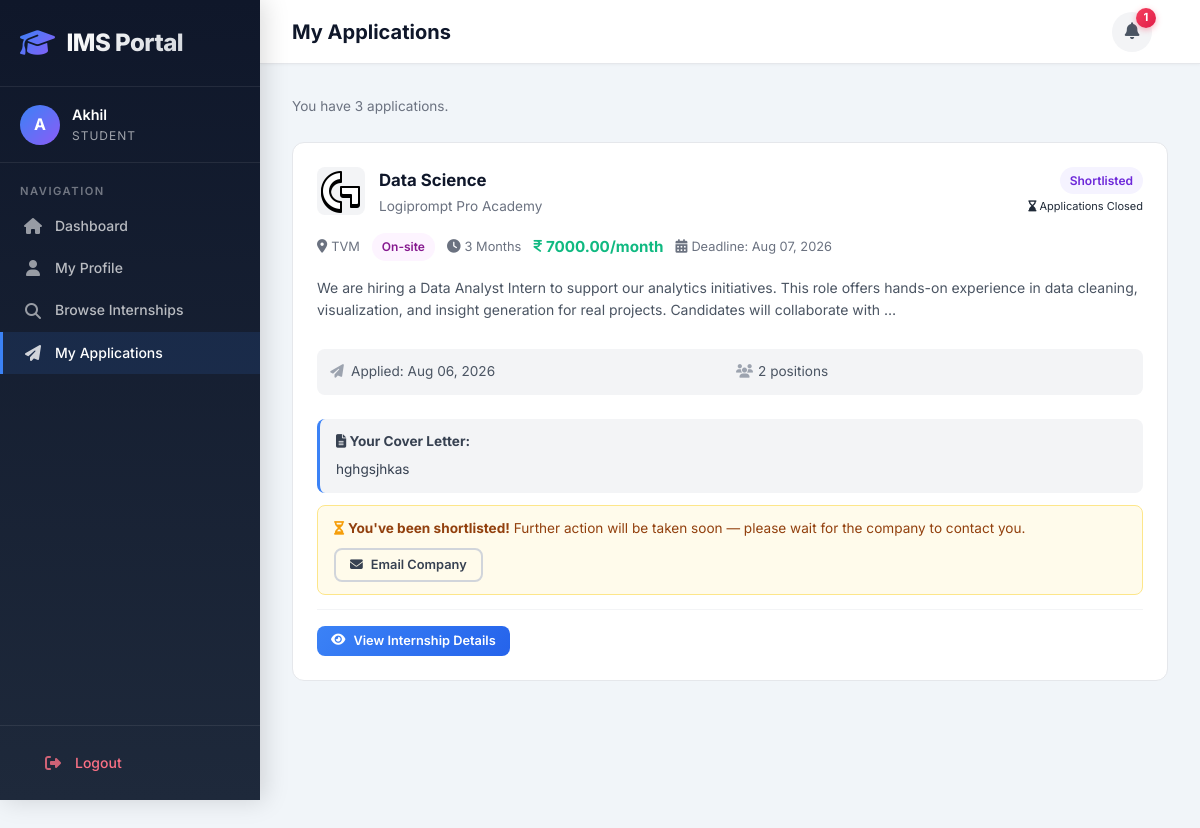
The page /students/applications/ (signed in) on the database its author committed.
### accounts/models.py (models this page shows, shortened)
class User(AbstractUser):
    ROLE_CHOICES = (
        ('admin', 'Admin'),
        ('student', 'Student'),
        ('company', 'Company'),
    )
    email = models.EmailField(unique=True)
    role = models.CharField(max_length=10, choices=ROLE_CHOICES)
    objects = CustomUserManager()
    REQUIRED_FIELDS = ['email']
    @property
    def is_admin(self):
        return self.role == 'admin'
    @property
    def is_student(self):
        return self.role == 'student'

### students/models.py (models this page shows, shortened)
class Application(models.Model):
    STATUS_CHOICES = (
        ('pending', 'Pending'),
        ('reviewed', 'Reviewed'),
        ('shortlisted', 'Shortlisted'),
        ('accepted', 'Accepted'),
        ('rejected', 'Rejected'),
    )
    student = models.ForeignKey(StudentProfile, on_delete=models.CASCADE, related_name='applications')
    internship = models.ForeignKey('companies.Internship', on_delete=models.CASCADE, related_name='applications')
    cover_letter = models.TextField(blank=True)
    status = models.CharField(max_length=20, choices=STATUS_CHOICES, default='pending')
    applied_at = models.DateTimeField(auto_now_add=True)
    updated_at = models.DateTimeField(auto_now=True)
    class Meta:
        unique_together = ('student', 'internship')
        ordering = ['-applied_at']

### companies/models.py (models this page shows, shortened)
class Internship(models.Model):
    TYPE_CHOICES = (
        ('remote', 'Remote'),
        ('onsite', 'On-site'),
        ('hybrid', 'Hybrid'),
    )
    company = models.ForeignKey(CompanyProfile, on_delete=models.CASCADE, related_name='internships')
    title = models.CharField(max_length=200)
    description = models.TextField()
    requirements = models.TextField()
    location = models.CharField(max_length=200)
    internship_type = models.CharField(max_length=10, choices=TYPE_CHOICES)
    duration = models.CharField(max_length=50)
    stipend = models.DecimalField(max_digits=10, decimal_places=2, null=True, blank=True)
    positions_available = models.IntegerField(default=1)
    application_deadline = models.DateField()
    is_approved = models.BooleanField(default=True, help_text='Internships go live immediately when posted')
    is_active = models.BooleanField(default=True)
    created_at = models.DateTimeField(auto_now_add=True)
    updated_at = models.DateTimeField(auto_now=True)
    class Meta:
        ordering = ['-created_at']
    @property
    def is_expired(self):
        from django.utils import timezone
        return self.application_deadline < timezone.now().date()

class CompanyProfile(models.Model):
    user = models.OneToOneField(settings.AUTH_USER_MODEL, on_delete=models.CASCADE, related_name='company_profile')
    company_name = models.CharField(max_length=200)
    industry = models.CharField(max_length=100, blank=True)
    website = models.URLField(blank=True)
    location = models.CharField(max_length=200, blank=True)
    description = models.TextField(blank=True)
    logo = models.ImageField(upload_to='company_logos/', blank=True, null=True)
    contact_email = models.EmailField(blank=True)
    contact_phone = models.CharField(max_length=20, blank=True)
    is_verified = models.BooleanField(default=False)
    created_at = models.DateTimeField(auto_now_add=True)
    updated_at = models.DateTimeField(auto_now=True)
    class Meta:
        ordering = ['-created_at']

### students/views.py (the view)
# urls.py: path('applications/', views.my_applications, name='my_applications'),
@login_required
@student_required
def my_applications(request):
    applications = request.user.student_profile.applications.select_related('internship__company__user').order_by('-applied_at')
    return render(request, 'students/my_applications.html', {'applications': applications})

### students/context_processors.py (called while the page is built)
def unread_notifications_count(request):
    if request.user.is_authenticated and request.user.is_student:
        count = request.user.notifications.filter(is_read=False).count()
        return {'unread_notifications_count': count}
    return {'unread_notifications_count': 0}

### templates/students/my_applications.html (shortened to what this page needs)
{% extends 'base.html' %}
{% block page_title %}My Applications{% endblock %}
{% block content %}
{% if applications %}
<p class="text-muted text-sm mb-3">You have {{ applications|length }} application{{ applications|length|pluralize }}.</p>
<div class="internship-grid" style="grid-template-columns: 1fr;">
    {% for app in applications %}
    <div class="internship-card">
        <div class="internship-card-header">
            <div class="internship-card-logo">
                {% if app.internship.company.logo %}
                <img src="{{ app.internship.company.logo.url }}" alt="{{ app.internship.company.company_name }}">
                {% else %}
                <i class="fas fa-building"></i>
                {% endif %}
            </div>
            <div style="min-width: 0;">
                <div class="internship-card-title">{{ app.internship.title }}</div>
                <div class="internship-card-company">{{ app.internship.company.company_name }}</div>
            </div>
            <div style="margin-left: auto; text-align: right;">
                <span class="badge badge-{{ app.status }}">{{ app.get_status_display }}</span>
                {% if app.internship.is_expired %}
                <div style="font-size: 11px; color: var(--red); margin-top: 4px;"><i class="fas fa-hourglass-end"></i> Applications Closed</div>
                {% endif %}
            </div>
        </div>
        <div class="internship-card-meta">
            <span><i class="fas fa-map-marker-alt"></i> {{ app.internship.location }}</span>
            <span><span class="badge badge-{{ app.internship.internship_type }}">{{ app.internship.get_internship_type_display }}</span></span>
            <span><i class="fas fa-clock"></i> {{ app.internship.duration }}</span>
            <span>{% if app.internship.stipend %}<span class="internship-stipend"><i class="fas fa-indian-rupee-sign"></i> {{ app.internship.stipend }}/month</span>{% else %}<span class="text-muted">Unpaid</span>{% endif %}</span>
            <span><i class="fas fa-calendar-alt"></i> Deadline: {{ app.internship.application_deadline|date:"M d, Y" }}</span>
        </div>
        <p style="color: var(--gray-600); font-size: 0.875rem; line-height: 1.6; margin-bottom: 16px;">
            {{ app.internship.description|truncatechars:220 }}
        </p>
        <div class="applicant-details">
            <span><i class="fas fa-paper-plane"></i> Applied: {{ app.applied_at|date:"M d, Y" }}</span>
            <span><i class="fas fa-users"></i> {{ app.internship.positions_available }} position{{ app.internship.positions_available|pluralize }}</span>
        </div>
        {% if app.cover_letter %}
        <div class="applicant-cover-letter">
            <strong><i class="fas fa-file-alt"></i> Your Cover Letter:</strong>
            <p style="margin-top: 6px; white-space: pre-line;">{{ app.cover_letter|truncatewords:40 }}</p>
        </div>
        {% else %}
        <p class="text-muted text-sm" style="margin-bottom: 14px;"><i class="fas fa-file-alt"></i> No cover letter submitted.</p>
        {% endif %}
        {% if app.status == 'shortlisted' %}
        <div style="background: #fffbeb; border: 1px solid #fde68a; border-radius: var(--radius-sm); padding: 12px 16px; margin-bottom: 14px; font-size: 0.85rem; color: #92400e; line-height: 1.5;">
            <i class="fas fa-hourglass-half" style="color: var(--amber);"></i> <strong>You've been shortlisted!</strong> Further action will be taken soon — please wait for the company to contact you.
            <div style="margin-top: 10px;">
                <a href="mailto:{{ app.internship.company.contact_email|default:app.internship.company.user.email }}?subject=Internship Application - {{ app.internship.title }}" class="btn btn-sm btn-outline" title="Email the company">
                    <i class="fas fa-envelope"></i> Email Company
                </a>
            </div>
        </div>
        {% elif app.status == 'rejected' %}
        <div style="background: #fef2f2; border: 1px solid #fecaca; border-radius: var(--radius-sm); padding: 12px 16px; margin-bottom: 14px; font-size: 0.85rem; color: #991b1b; line-height: 1.5;">
            <i class="fas fa-times-circle"></i> Don't be discouraged — keep exploring new opportunities!
        </div>
        {% endif %}
        <div class="internship-card-footer">
            <a href="{% url 'students:internship_detail' app.internship.pk %}" class="btn btn-sm btn-primary"><i class="fas fa-eye"></i> View Internship Details</a>
        </div>
    </div>
    {% endfor %}
</div>
{% endif %}
{% endblock %}

### templates/base.html (shortened to what this page needs)
{% load static %}
<!DOCTYPE html>
<html lang="en">
<head>
    <link rel="stylesheet" href="https://cdnjs.cloudflare.com/ajax/libs/font-awesome/6.5.1/css/all.min.css">
    <link rel="stylesheet" href="{% static 'css/style.css' %}">
</head>
<body>
    {% if user.is_authenticated %}
    <div class="app-layout">
        <aside class="sidebar">
            <div class="sidebar-header">
                <div class="sidebar-logo">
                    <i class="fas fa-graduation-cap"></i>
                    <span>IMS Portal</span>
                </div>
            </div>
            <div class="sidebar-user">
                <div class="sidebar-user-info">
                    <div class="sidebar-user-avatar">{{ user.username|make_list|first|upper }}</div>
                    <div class="sidebar-user-details">
                        <div class="sidebar-username">{{ user.username }}</div>
                        <div class="sidebar-role">{{ user.get_role_display }}</div>
                    </div>
                </div>
            </div>
            <nav class="sidebar-nav">
                <div class="sidebar-nav-section">Navigation</div>
                {% if user.is_admin %}
                <a href="{% url 'dashboard:admin_dashboard' %}" class="sidebar-link"><i class="fas fa-chart-pie"></i> Dashboard</a>
                <a href="{% url 'dashboard:manage_students' %}" class="sidebar-link"><i class="fas fa-user-graduate"></i> Students</a>
                <a href="{% url 'dashboard:manage_companies' %}" class="sidebar-link"><i class="fas fa-building"></i> Companies</a>
                <a href="{% url 'dashboard:manage_internships' %}" class="sidebar-link"><i class="fas fa-briefcase"></i> Internships</a>
                <a href="{% url 'dashboard:manage_applications' %}" class="sidebar-link"><i class="fas fa-file-alt"></i> Applications</a>
                <a href="{% url 'dashboard:reports' %}" class="sidebar-link"><i class="fas fa-chart-bar"></i> Reports</a>
                {% elif user.is_student %}
                <a href="{% url 'students:dashboard' %}" class="sidebar-link"><i class="fas fa-home"></i> Dashboard</a>
                <a href="{% url 'students:profile' %}" class="sidebar-link"><i class="fas fa-user"></i> My Profile</a>
                <a href="{% url 'students:browse_internships' %}" class="sidebar-link"><i class="fas fa-search"></i> Browse Internships</a>
                <a href="{% url 'students:my_applications' %}" class="sidebar-link"><i class="fas fa-paper-plane"></i> My Applications</a>
                {% endif %}
            </nav>
            <div class="sidebar-footer">
                <a href="{% url 'accounts:logout' %}" class="sidebar-link logout-link"><i class="fas fa-sign-out-alt"></i> Logout</a>
            </div>
        </aside>
        <div class="main-content">
            <header class="topbar">
                <h1 class="topbar-title">{% block page_title %}Dashboard{% endblock %}</h1>
                <div style="display:flex; align-items:center; gap:16px;">
                    {% if user.is_student %}
                    <a href="{% url 'students:notifications' %}" class="notification-bell" title="Notifications">
                        <i class="fas fa-bell"></i>
                        {% if unread_notifications_count %}
                        <span class="notification-badge">{{ unread_notifications_count }}</span>
                        {% endif %}
                    </a>
                    {% endif %}
                </div>
            </header>
            <main class="content-area">
    {% endif %}
    {% block content %}{% endblock %}
    </main>
    {% if user.is_authenticated %}
        </div>
    </div>
    {% endif %}
</body>
</html>

### rows shown on the page
User: username|make_list "A", username "Akhil", role "STUDENT"
Application: internship.company.logo (picture), internship "Data Science", internship.company.company_name "Logiprompt Pro Academy", status "Shortlisted", shows "Applications Closed", internship.location "TVM", internship.internship_type "On-site", internship.duration "3 Months", internship.stipend "7000.00", internship.application_deadline "Aug 07, 2026", internship.description "We are hiring a Data Analyst Intern to support our analytics initiatives. This role offers hands-on experience in data cleaning, visualization, and insight generation for real projects. Candidates will collaborate with …", applied_at "Aug 06, 2026", internship.positions_available "2", cover_letter "hghgsjhkas"

### other values the page prints
{{ unread_notifications_count }} "1"
{{ applications|length }} "3"
